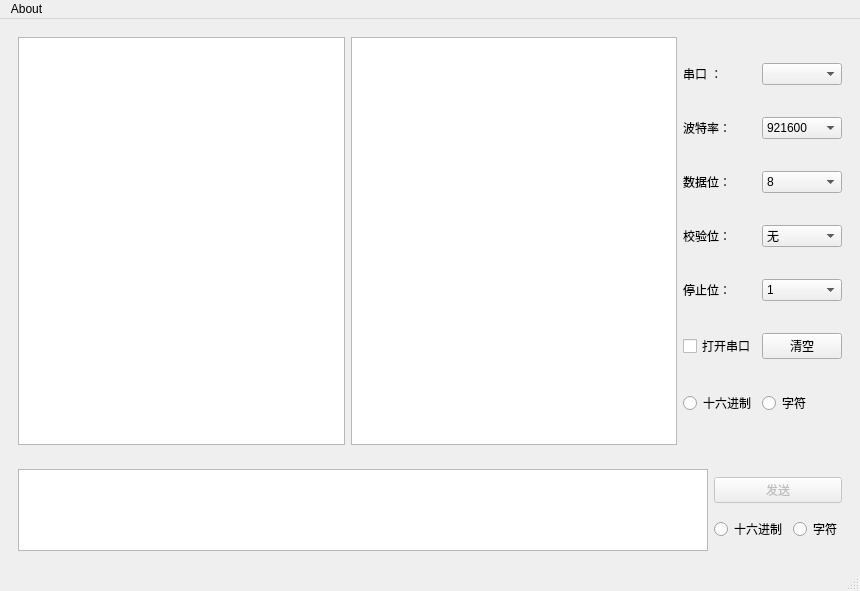
<?xml version="1.0" encoding="UTF-8"?>
<ui version="4.0">
 <class>MainWindow</class>
 <widget class="QMainWindow" name="MainWindow">
  <property name="geometry">
   <rect>
    <x>0</x>
    <y>0</y>
    <width>860</width>
    <height>591</height>
   </rect>
  </property>
  <property name="windowTitle">
   <string>串口通信助手</string>
  </property>
  <property name="windowIcon">
   <iconset>
    <normaloff>img/serialportlogo.png</normaloff>img/serialportlogo.png</iconset>
  </property>
  <widget class="QWidget" name="centralwidget">
   <layout class="QVBoxLayout" name="verticalLayout">
    <item>
     <widget class="QWidget" name="widget_8" native="true">
      <layout class="QHBoxLayout" name="horizontalLayout_3">
       <item>
        <widget class="QPlainTextEdit" name="recvData">
         <property name="readOnly">
          <bool>true</bool>
         </property>
        </widget>
       </item>
       <item>
        <widget class="QPlainTextEdit" name="recvData_2">
         <property name="readOnly">
          <bool>true</bool>
         </property>
        </widget>
       </item>
       <item>
        <layout class="QGridLayout" name="gridLayout">
         <item row="2" column="1">
          <widget class="QComboBox" name="dataBits">
           <property name="minimumSize">
            <size>
             <width>0</width>
             <height>20</height>
            </size>
           </property>
           <item>
            <property name="text">
             <string>8</string>
            </property>
           </item>
           <item>
            <property name="text">
             <string>7</string>
            </property>
           </item>
           <item>
            <property name="text">
             <string>6</string>
            </property>
           </item>
          </widget>
         </item>
         <item row="4" column="1">
          <widget class="QComboBox" name="stopBits">
           <property name="minimumSize">
            <size>
             <width>0</width>
             <height>20</height>
            </size>
           </property>
           <item>
            <property name="text">
             <string>1</string>
            </property>
           </item>
           <item>
            <property name="text">
             <string>2</string>
            </property>
           </item>
          </widget>
         </item>
         <item row="0" column="0">
          <widget class="QLabel" name="label">
           <property name="text">
            <string>串口 ：</string>
           </property>
          </widget>
         </item>
         <item row="5" column="0">
          <widget class="QCheckBox" name="openPort">
           <property name="text">
            <string>打开串口</string>
           </property>
          </widget>
         </item>
         <item row="0" column="1">
          <widget class="QComboBox" name="portName">
           <property name="minimumSize">
            <size>
             <width>0</width>
             <height>20</height>
            </size>
           </property>
          </widget>
         </item>
         <item row="3" column="1">
          <widget class="QComboBox" name="parityBits">
           <property name="minimumSize">
            <size>
             <width>0</width>
             <height>20</height>
            </size>
           </property>
           <item>
            <property name="text">
             <string>无</string>
            </property>
           </item>
           <item>
            <property name="text">
             <string>偶校验</string>
            </property>
           </item>
           <item>
            <property name="text">
             <string>奇校验</string>
            </property>
           </item>
          </widget>
         </item>
         <item row="1" column="0">
          <widget class="QLabel" name="label_3">
           <property name="text">
            <string>波特率：</string>
           </property>
          </widget>
         </item>
         <item row="1" column="1">
          <widget class="QComboBox" name="baudRate">
           <property name="minimumSize">
            <size>
             <width>0</width>
             <height>20</height>
            </size>
           </property>
           <item>
            <property name="text">
             <string>921600</string>
            </property>
           </item>
           <item>
            <property name="text">
             <string>256000</string>
            </property>
           </item>
           <item>
            <property name="text">
             <string>230400</string>
            </property>
           </item>
           <item>
            <property name="text">
             <string>115200</string>
            </property>
           </item>
           <item>
            <property name="text">
             <string>38400</string>
            </property>
           </item>
           <item>
            <property name="text">
             <string>28800</string>
            </property>
           </item>
           <item>
            <property name="text">
             <string>19200</string>
            </property>
           </item>
           <item>
            <property name="text">
             <string>9600</string>
            </property>
           </item>
           <item>
            <property name="text">
             <string>4800</string>
            </property>
           </item>
          </widget>
         </item>
         <item row="5" column="1">
          <widget class="QPushButton" name="btnClear">
           <property name="minimumSize">
            <size>
             <width>0</width>
             <height>20</height>
            </size>
           </property>
           <property name="text">
            <string>清空</string>
           </property>
          </widget>
         </item>
         <item row="4" column="0">
          <widget class="QLabel" name="label_4">
           <property name="text">
            <string>停止位：</string>
           </property>
          </widget>
         </item>
         <item row="2" column="0">
          <widget class="QLabel" name="label_2">
           <property name="text">
            <string>数据位：</string>
           </property>
          </widget>
         </item>
         <item row="3" column="0">
          <widget class="QLabel" name="label_5">
           <property name="text">
            <string>校验位：</string>
           </property>
          </widget>
         </item>
         <item row="6" column="0">
          <widget class="QRadioButton" name="hexRecv">
           <property name="text">
            <string>十六进制</string>
           </property>
          </widget>
         </item>
         <item row="6" column="1">
          <widget class="QRadioButton" name="charRecv">
           <property name="text">
            <string>字符</string>
           </property>
          </widget>
         </item>
        </layout>
       </item>
      </layout>
     </widget>
    </item>
    <item>
     <widget class="QWidget" name="widget_9" native="true">
      <property name="maximumSize">
       <size>
        <width>1000</width>
        <height>100</height>
       </size>
      </property>
      <layout class="QHBoxLayout" name="horizontalLayout_2">
       <item>
        <widget class="QTextEdit" name="message"/>
       </item>
       <item>
        <layout class="QGridLayout" name="gridLayout_2">
         <item row="1" column="0">
          <widget class="QRadioButton" name="hexSend">
           <property name="minimumSize">
            <size>
             <width>20</width>
             <height>20</height>
            </size>
           </property>
           <property name="text">
            <string>十六进制</string>
           </property>
          </widget>
         </item>
         <item row="1" column="1">
          <widget class="QRadioButton" name="charSend">
           <property name="minimumSize">
            <size>
             <width>20</width>
             <height>20</height>
            </size>
           </property>
           <property name="text">
            <string>字符</string>
           </property>
          </widget>
         </item>
         <item row="0" column="0" colspan="2">
          <widget class="QPushButton" name="btnSend">
           <property name="enabled">
            <bool>false</bool>
           </property>
           <property name="minimumSize">
            <size>
             <width>0</width>
             <height>25</height>
            </size>
           </property>
           <property name="text">
            <string>发送</string>
           </property>
          </widget>
         </item>
        </layout>
       </item>
      </layout>
     </widget>
    </item>
   </layout>
  </widget>
  <widget class="QStatusBar" name="statusbar"/>
  <widget class="QMenuBar" name="menubar">
   <property name="geometry">
    <rect>
     <x>0</x>
     <y>0</y>
     <width>860</width>
     <height>22</height>
    </rect>
   </property>
   <widget class="QMenu" name="menuasdfasdf">
    <property name="title">
     <string>About</string>
    </property>
    <addaction name="separator"/>
    <addaction name="readMe"/>
   </widget>
   <addaction name="menuasdfasdf"/>
  </widget>
  <action name="github">
   <property name="icon">
    <iconset>
     <normaloff>:/img/github.ico</normaloff>:/img/github.ico</iconset>
   </property>
   <property name="text">
    <string>github</string>
   </property>
  </action>
  <action name="readMe">
   <property name="icon">
    <iconset resource="res.qrc">
     <normaloff>:/img/help.ico</normaloff>:/img/help.ico</iconset>
   </property>
   <property name="text">
    <string>README</string>
   </property>
  </action>
 </widget>
 <resources>
  <include location="res.qrc"/>
 </resources>
 <connections/>
</ui>
